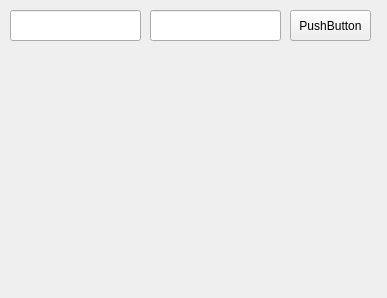
<?xml version="1.0" encoding="UTF-8"?>
<ui version="4.0">
 <class>Widget</class>
 <widget class="QWidget" name="Widget">
  <property name="geometry">
   <rect>
    <x>0</x>
    <y>0</y>
    <width>387</width>
    <height>298</height>
   </rect>
  </property>
  <property name="windowTitle">
   <string>Widget</string>
  </property>
  <widget class="QPushButton" name="pushButton">
   <property name="geometry">
    <rect>
     <x>290</x>
     <y>10</y>
     <width>81</width>
     <height>31</height>
    </rect>
   </property>
   <property name="text">
    <string>PushButton</string>
   </property>
  </widget>
  <widget class="QLineEdit" name="lineEdit">
   <property name="geometry">
    <rect>
     <x>10</x>
     <y>10</y>
     <width>131</width>
     <height>31</height>
    </rect>
   </property>
  </widget>
  <widget class="QLineEdit" name="lineEdit_2">
   <property name="geometry">
    <rect>
     <x>150</x>
     <y>10</y>
     <width>131</width>
     <height>31</height>
    </rect>
   </property>
  </widget>
 </widget>
 <resources/>
 <connections/>
</ui>
